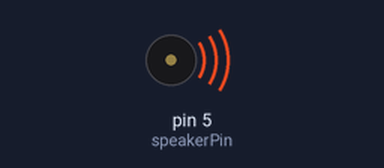
A sketch run on a simulated Arduino Uno, built with avr-gcc and run on an emulated ATmega328P. On the bench: buzzer (waves = sounding).

Above: at 0.1 s.
At 56.7 s:
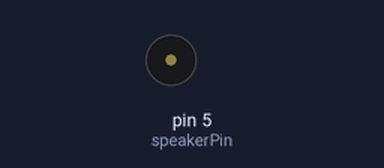
Timing chart, 0 to 58.2 s (numbered marks = the images above):
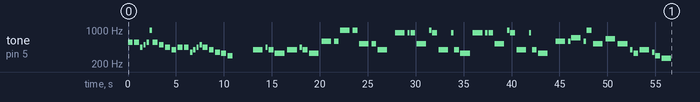

The sketch:

music.ino
```cpp
#include "pitches.h"
int speakerPin = 5;
int numTones = 15;
int estrofa1[] = { NOTE_G4,NOTE_A4,NOTE_G4,NOTE_E4,NOTE_G4,NOTE_A4,NOTE_G4,NOTE_E4,NOTE_D5,NOTE_D5,
                 NOTE_B5,NOTE_B5,NOTE_C5,NOTE_C5,NOTE_G4};

int estrofa2[] = { NOTE_A5,NOTE_A5,NOTE_A5,NOTE_C5,NOTE_B5,NOTE_A5,NOTE_G4,NOTE_A5,NOTE_G4,NOTE_E4,
                   NOTE_A5,NOTE_A5,NOTE_A5,NOTE_C5,NOTE_B5,NOTE_A5,NOTE_G4,NOTE_A5,NOTE_G4,NOTE_E4};

int estrofa3[] = { NOTE_D5,NOTE_D5,NOTE_F5,NOTE_D5,NOTE_B5,NOTE_C5,NOTE_E5,NOTE_C5,NOTE_G4,NOTE_E4,NOTE_G4,
                   NOTE_F4,NOTE_D4,NOTE_C4};

int dragon[] = { NOTE_CS5,NOTE_CS5,NOTE_A4,NOTE_B4,NOTE_CS5,NOTE_B5,NOTE_CS5,NOTE_B4,NOTE_A4,NOTE_G4,NOTE_A4,
                 NOTE_A4,NOTE_F4,NOTE_G4,NOTE_A4,NOTE_B4,NOTE_A4,NOTE_G4,NOTE_F4,NOTE_E4,NOTE_D4,NOTE_D4,NOTE_F4,
                 NOTE_DS4,NOTE_CS4,NOTE_F4,NOTE_F4,NOTE_G4,NOTE_A4,NOTE_B4,NOTE_A4,NOTE_G4,NOTE_F4,NOTE_G4,NOTE_F4,
                 NOTE_E4,NOTE_F4};

long noteDurations1[] = {1, 4, 2, 1 ,1, 4 , 2, 1, 1 ,2, 1,2,1,2,1};

long noteDurations2[] = {1,4,2,1,4,2,1,4,2,1,1,4,2,1,4,2,1,4,2,1};

long noteDurations3[] = {1,4,1,4,2,1,1,1,4,2,1,4,2,1};

long noteDurations4[] = {2,2,4,4,4,4,2,2,2,2,2,2,4,4,4,4,2,2,2,2,2,3,2,4,3,1,1,4,2,2,4,4,4,4,2,2,2,4,4,4,4,4};

long noteDuration;

void setup()
{
   dragonball();
   delay(2000);
   noche();
}

void loop()
{

}

void dragonball()
{
      for (int i = 0; i < 21; i++)
  {

    //e.g. quarter note = 1000 / 4, eighth note = 1000/8, etc.
    int noteDuration = 1000/noteDurations4[i];
    tone(speakerPin, dragon[i],noteDuration);
    int pauseBetweenNotes = noteDuration * 1.30;
    delay(pauseBetweenNotes);

  }
}

void noche()
{
       for (int i = 0; i < numTones; i++)
  {

    //e.g. quarter note = 1000 / 4, eighth note = 1000/8, etc.
    int noteDuration = 1000/noteDurations1[i];
    tone(speakerPin, estrofa1[i],noteDuration);
    int pauseBetweenNotes = noteDuration * 1.30;
    delay(pauseBetweenNotes);
  }
  delay(500);

    for (int i = 0; i < 20; i++)
  {

    int noteDuration = 1000/noteDurations2[i];
    tone(speakerPin, estrofa2[i],noteDuration);
    int pauseBetweenNotes = noteDuration * 1.30;
    delay(pauseBetweenNotes);
  }
  delay(500);

    for (int i = 0; i < 14; i++)
  {

    //e.g. quarter note = 1000 / 4, eighth note = 1000/8, etc.
    int noteDuration = 1000/noteDurations3[i];
    tone(speakerPin, estrofa3[i],noteDuration);
    int pauseBetweenNotes = noteDuration * 1.30;
    delay(pauseBetweenNotes);
  }

}
```

pitches.h
```cpp
/*************************************************
 * Public Constants
 *************************************************/

#define NOTE_B0  31
#define NOTE_C1  33
#define NOTE_CS1 35
#define NOTE_D1  37
#define NOTE_DS1 39
#define NOTE_E1  41
#define NOTE_F1  44
#define NOTE_FS1 46
#define NOTE_G1  49
#define NOTE_GS1 52
#define NOTE_A1  55
#define NOTE_AS1 58
#define NOTE_B1  62
#define NOTE_C2  65
#define NOTE_CS2 69
#define NOTE_D2  73
#define NOTE_DS2 78
#define NOTE_E2  82
#define NOTE_F2  87
#define NOTE_FS2 93
#define NOTE_G2  98
#define NOTE_GS2 104
#define NOTE_A2  110
#define NOTE_AS2 117
#define NOTE_B2  123
#define NOTE_C3  131
#define NOTE_CS3 139
#define NOTE_D3  147
#define NOTE_DS3 156
#define NOTE_E3  165
#define NOTE_F3  175
#define NOTE_FS3 185
#define NOTE_G3  196
#define NOTE_GS3 208
#define NOTE_A3  220
#define NOTE_AS3 233
#define NOTE_B3  247
#define NOTE_C4  262
#define NOTE_CS4 277
#define NOTE_D4  294
#define NOTE_DS4 311
#define NOTE_E4  330
#define NOTE_F4  349
#define NOTE_FS4 370
#define NOTE_G4  392
#define NOTE_GS4 415
#define NOTE_A4  440
#define NOTE_AS4 466
#define NOTE_B4  494
#define NOTE_C5  523
#define NOTE_CS5 554
#define NOTE_D5  587
#define NOTE_DS5 622
#define NOTE_E5  659
#define NOTE_F5  698
#define NOTE_FS5 740
#define NOTE_G5  784
#define NOTE_GS5 831
#define NOTE_A5  880
#define NOTE_AS5 932
#define NOTE_B5  988
#define NOTE_C6  1047
#define NOTE_CS6 1109
#define NOTE_D6  1175
#define NOTE_DS6 1245
#define NOTE_E6  1319
#define NOTE_F6  1397
#define NOTE_FS6 1480
#define NOTE_G6  1568
#define NOTE_GS6 1661
#define NOTE_A6  1760
#define NOTE_AS6 1865
#define NOTE_B6  1976
#define NOTE_C7  2093
#define NOTE_CS7 2217
#define NOTE_D7  2349
#define NOTE_DS7 2489
#define NOTE_E7  2637
#define NOTE_F7  2794
#define NOTE_FS7 2960
#define NOTE_G7  3136
#define NOTE_GS7 3322
#define NOTE_A7  3520
#define NOTE_AS7 3729
#define NOTE_B7  3951
#define NOTE_C8  4186
#define NOTE_CS8 4435
#define NOTE_D8  4699
#define NOTE_DS8 4978
```
